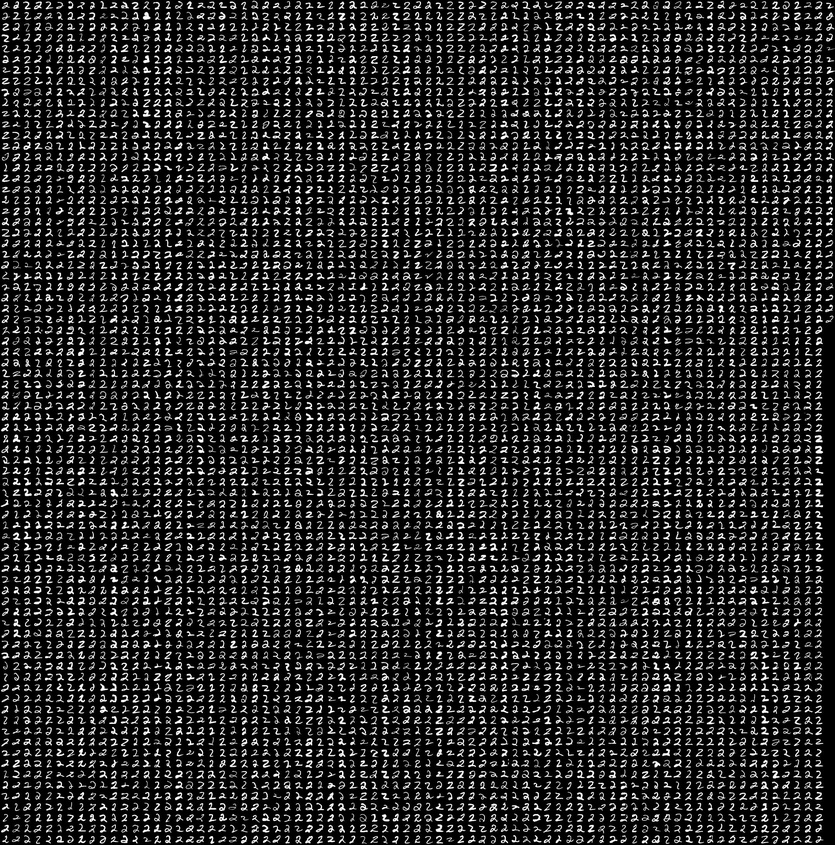
#> input picture Source/mnist_train2.jpg, 835 x 845 px, shrunk from 2156 x 2184 before the run
$ python main.py   (Python 2 division)
#> lines starting #> are read from the running program, lines starting #| are printed output that depends on the picture
# coding=utf-8

# MNIST digits recognition using sklearn.neural_network.MLPClassifier
# The array is already divided by train and test set.
# All images of each digit are spliced in one picture.
# Size of one digit is 28х28 pixels.
# All pictures are already transferred to monochrome images.
import cv2
import numpy as np
from sklearn.neural_network import MLPClassifier
from sklearn import metrics


def load(files, digits):
    # Наши цифры
    images = []
    # Сразу будем заполнять Y, чтобы потом не тратить время
    Y = []
    for i in range(0, len(files)):
        img = cv2.imread(files[i])
        height, width = img.shape[:2]
        img = img[0:height, 0:width - 28]  # Обрезаем неполный столбец справа
        # cv2.waitKey(0)
        height, width = img.shape[:2]
        h = 28
        w = 28
        for j in range(0, width, 28):
            for k in range(0, height, 28):
                crop_img = img[k:k + h, j:j + w]  # Берем 1 цифру
                images.append(crop_img)
                Y.extend([digits[i]])
    return images, Y


def prepare(images, features_extraction):
    features = []
    for image in images:
        features.append(features_extraction(image))
    return features


def projHist(image):
    # Для ускорения будем каждый раз просматривать в два направления подматрицы рангом k = r - 1, где
    # r - ранг исходной матрицы (28)
    features = []
    # Смещение
    offset = 0
    # При редуцировании матрицы теряются учтенные до этого пиксели - сохраняем
    col = np.empty(28)
    col.fill(0)
    row = np.empty(28)
    row.fill(0)
    for i in range(0, 28):
        count_row = 0
        count_col = 0
        for j in range(offset, 28):
            if image[i, j].any():
                count_row = count_row + 1
                # Сохраняем пиксель
                col[j] += 1
            if image[j, i].any():
                count_col = count_col + 1
                # Сохраняем пиксель
                row[j] += 1
        features.append(count_row + row[i])
        features.append(count_col + col[j])
        offset += 1
    return features


def zones(image):
    features = []
    # Зоны 4x4
    h = 4
    w = 4
    for j in range(0, 28, 4):
        for k in range(0, 28, 4):
            zone = image[k:k + h, j:j + w]  # Берем 1 зону
            count = 0
            for row in zone:
                for pixel in row:
                    if pixel.any():
                        count += 1
            features.append(count / 16.0)
    return features


def calculate(x_train, y_train, x_test, act_function, layer):
    clf = MLPClassifier(solver='lbfgs', activation=act_function, hidden_layer_sizes=layer, random_state=1)
    clf.fit(x_train, y_train)
    res = clf.predict(x_test)
    print act_function, "\t", layer, "\t", "\t", metrics.accuracy_score(Y_test, res)


layers = [(), (10), (50, 50), (60, 60, 60)]
functions = ["tanh", "relu"]
methods = [projHist, zones]
train, Y_train = load(
    ["mnist_train2.jpg", "mnist_train4.jpg", "mnist_train6.jpg"], [2, 4, 6])
#> in load, img is the input picture: shape (845, 835, 3); min 0, max 255, mean 40.9
#> in load, `img = img[0:height, 0:width - 28]`:
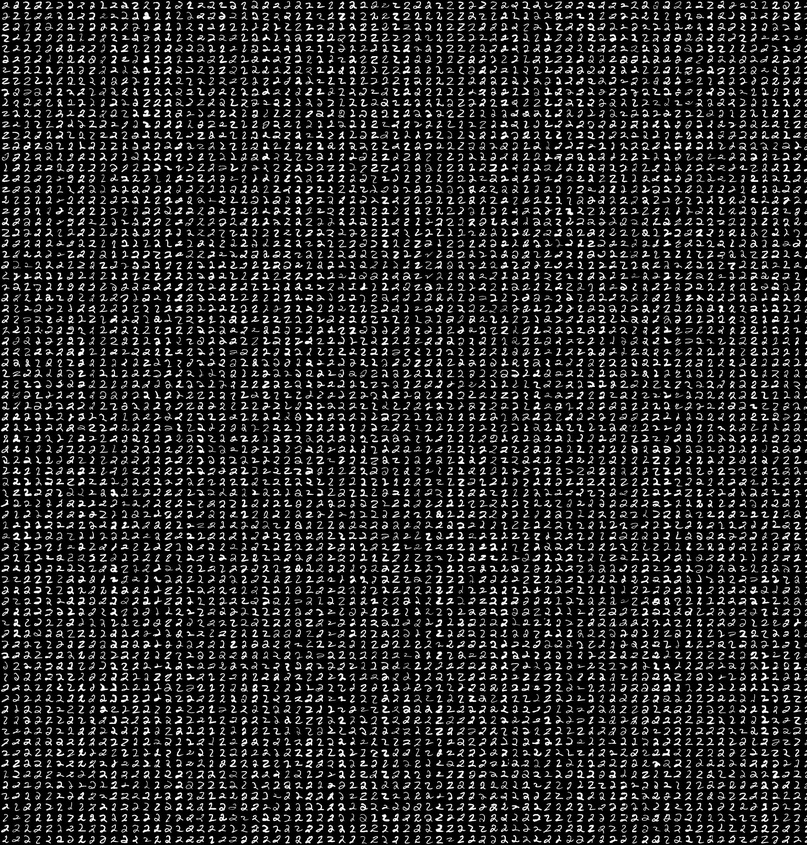
#> img: shape (845, 807, 3); min 0, max 255, mean 41.1
#> after the loop in load, `for j in range(0, width, 28):`: Y = 899 values from 2 to 2; images = 899 items
#> pass 2 of the loop in load, `for i in range(0, len(files)):`:
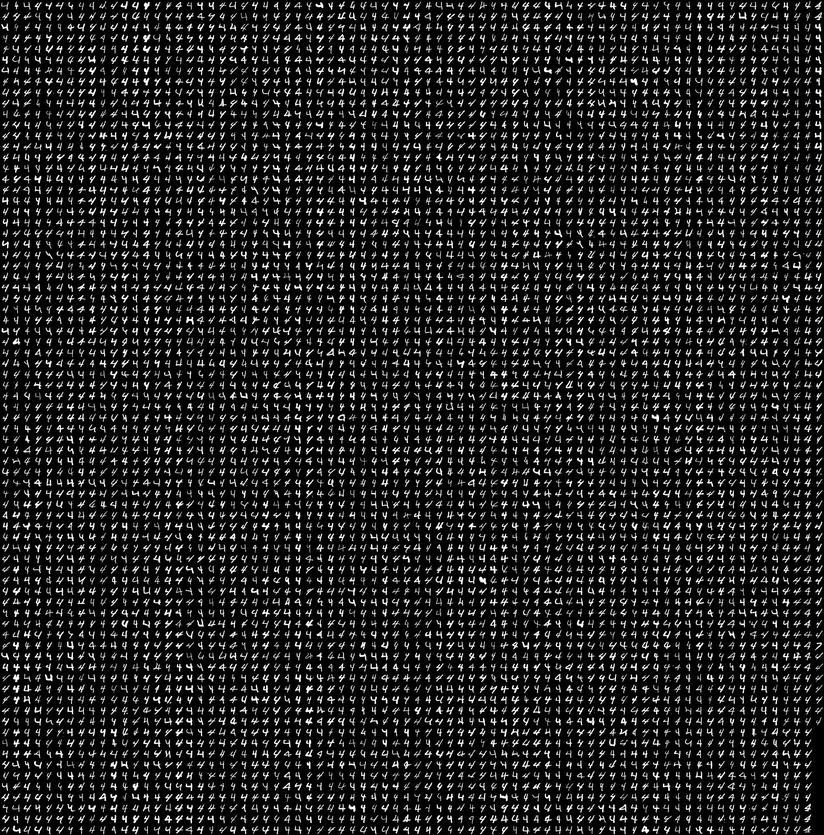
#> input picture Source/mnist_train4.jpg, 824 x 835 px, shrunk from 2128 x 2156 before the run
#> in load, img is the input picture: shape (835, 824, 3); min 0, max 255, mean 34.2
#> img: shape (835, 796, 3)
#> after the loop in load, `for j in range(0, width, 28):`: Y = 1769 values from 2 to 4; images = 1769 items
#> pass 3 of the loop in load, `for i in range(0, len(files)):`:
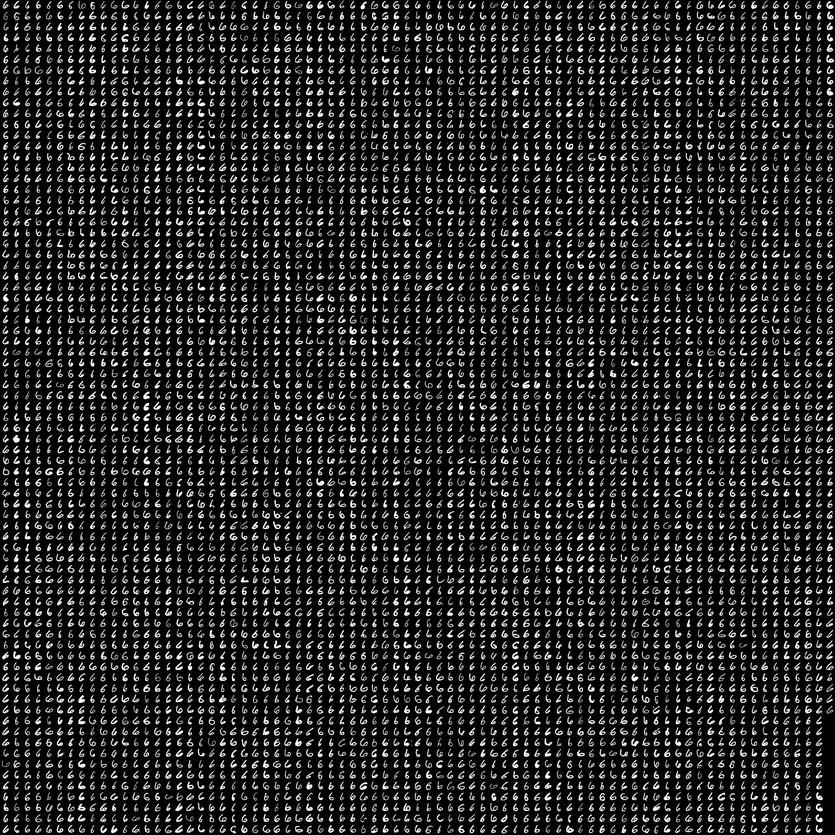
#> input picture Source/mnist_train6.jpg, 835 x 835 px, shrunk from 2156 x 2156 before the run
#> in load, img is the input picture: shape (835, 835, 3); min 0, max 255, mean 38
#> img: shape (835, 807, 3)
#> after the loop in load, `for j in range(0, width, 28):`: Y = 2639 values from 2 to 6; images = 2639 items
#> train = 2639 items; Y_train = 2639 values from 2 to 6
test, Y_test = load(
    ["mnist_test2.jpg", "mnist_test4.jpg", "mnist_test6.jpg"], [2, 4, 6])
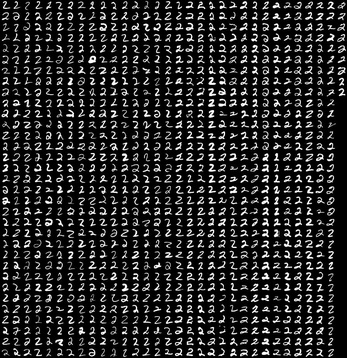
#> input picture Source/mnist_test2.jpg, 347 x 358 px, shrunk from 896 x 924 before the run
#> in load, img is the input picture: shape (358, 347, 3); min 0, max 255, mean 40.6
#> in load (call 2), `img = img[0:height, 0:width - 28]`:
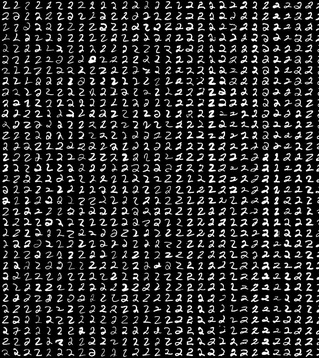
#> img: shape (358, 319, 3); min 0, max 255, mean 41.4
#> after the loop in load (call 2), `for j in range(0, width, 28):`: Y = 156 values from 2 to 2; images = 156 items
#> pass 2 of the loop in load, `for i in range(0, len(files)):`:
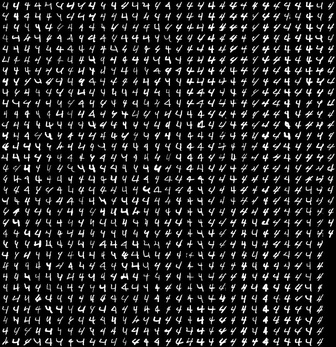
#> input picture Source/mnist_test4.jpg, 336 x 347 px, shrunk from 868 x 896 before the run
#> in load, img is the input picture: shape (347, 336, 3); min 0, max 255, mean 34.2
#> in load (call 2), `img = img[0:height, 0:width - 28]`:
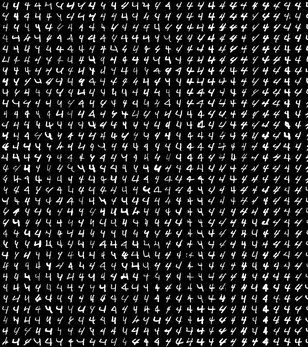
#> img: shape (347, 308, 3); min 0, max 255, mean 34.3
#> after the loop in load (call 2), `for j in range(0, width, 28):`: Y = 299 values from 2 to 4; images = 299 items
#> pass 3 of the loop in load, `for i in range(0, len(files)):`:
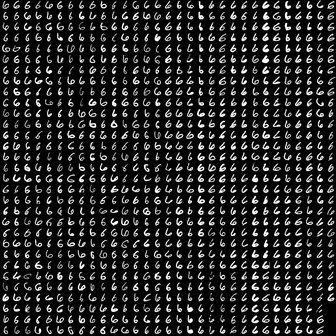
#> input picture Source/mnist_test6.jpg, 336 x 336 px, shrunk from 868 x 868 before the run
#> in load, img is the input picture: shape (336, 336, 3); min 0, max 255, mean 39.5
#> in load (call 2), `img = img[0:height, 0:width - 28]`:
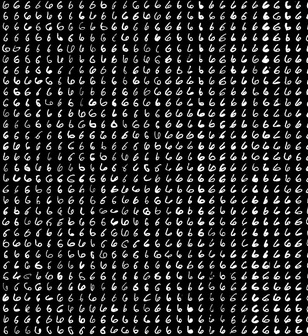
#> img: shape (336, 308, 3); min 0, max 255, mean 39.5
#> after the loop in load (call 2), `for j in range(0, width, 28):`: Y = 431 values from 2 to 6; images = 431 items
#> test = 431 items; Y_test = 431 values from 2 to 6
for method in methods:
#> (the run stopped early here; a loop or call above may not have finished)
